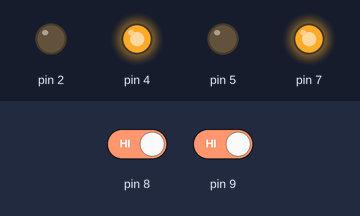
The sketch below on a simulated Arduino Uno, built with avr-gcc and run on an emulated ATmega328P. Shown: output pins drawn as LEDs (lit = HIGH). The test bench sets the inputs (shaded band); at power-on: pin 8 HIGH, pin 9 HIGH.

Above: at 8.8 s.
8.9 s: pin 8 driven LOW
At 11.0 s:
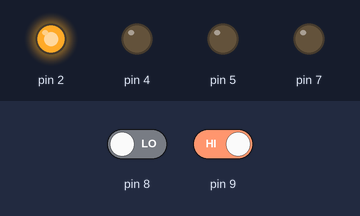
18.2 s: pin 9 driven LOW
At 21.0 s:
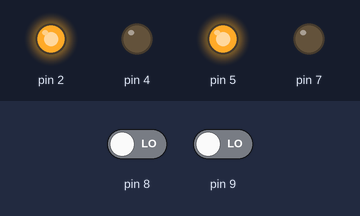
23.2 s: pin 9 driven HIGH
At 26.1 s:
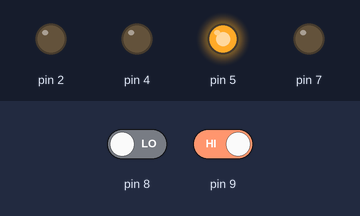
32.5 s: pin 8 driven HIGH
At 36.1 s:
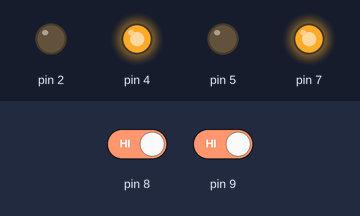
Timing chart, 0 to 42.7 s (numbered marks = the images above; inputs shaded):
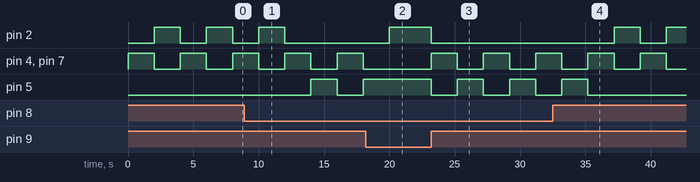

The sketch:

edgedetection.ino
```cpp
int l=0,r=0;
void setup() {
  pinMode(2, OUTPUT);
  pinMode(4, OUTPUT);
  pinMode(5, OUTPUT);
  pinMode(7, OUTPUT);
  pinMode(8,INPUT);
  pinMode(9,INPUT);
}
  void forward()
  {
  digitalWrite(2, HIGH);
  digitalWrite(4, LOW);
  digitalWrite(5, HIGH);
  digitalWrite(7, LOW);
  }

 //for left right
 void left(){
 digitalWrite(2, LOW);
  digitalWrite(4, LOW);
  digitalWrite(5, HIGH);
  digitalWrite(7, LOW);
 }
  void right(){
  digitalWrite(2, HIGH);
  digitalWrite(4, LOW);
  digitalWrite(5, LOW);
  digitalWrite(7, LOW);
  }
  //for stop(halt)
  void halt(){
   digitalWrite(2, LOW);
  digitalWrite(4, LOW);
  digitalWrite(5, LOW);
  digitalWrite(7, LOW);
  }
   void backward()
  {
  digitalWrite(2, LOW);
  digitalWrite(4, HIGH);
  digitalWrite(5, LOW);
  digitalWrite(7, HIGH);
  }
  //table->0,white
  //edge->1,black
void loop() {
  l=digitalRead(8);
  r=digitalRead(9);
  if(l==0&&r==0)
  {
    forward();
  }
  else if(l==0&&r==1)
  {
    backward();
    delay(2000);
    left();
    delay(2000);

  }
  else if(l==1&&r==0)
  {
    backward();
    delay(2000);
    right();
    delay(2000);

  }
 else if(l==1&&r==1)
 {
  backward();
  delay(2000);

  right();
  delay(2000);

 }

}
```

Measured:
- after the input at 8.9 s, pin 2: goes on until 12.0 s, then stays LOW; pin 5: LOW → HIGH after 5.1 s, → LOW 2.0 s later, → HIGH 2.0 s later
- after the input at 18.2 s, pin 2: LOW → HIGH after 1.8 s; pin 4, pin 7: stays LOW (without the input it goes to HIGH after 1.8 s); pin 5: stays HIGH (without the input it goes to LOW after 1.8 s)
- after the input at 23.2 s, pin 2: HIGH → LOW at once; pin 4, pin 5, pin 7: alternates HIGH for 2.0 s and LOW for 2.0 s, starting at once
- after the input at 32.5 s, pin 2: LOW → HIGH after 4.7 s, → LOW 2.0 s later, → HIGH 2.0 s later; pin 5: goes on until 35.2 s, then stays LOW
- by itself, pin 2, pin 4, pin 7: alternates HIGH for 2.0 s and LOW for 2.0 s
